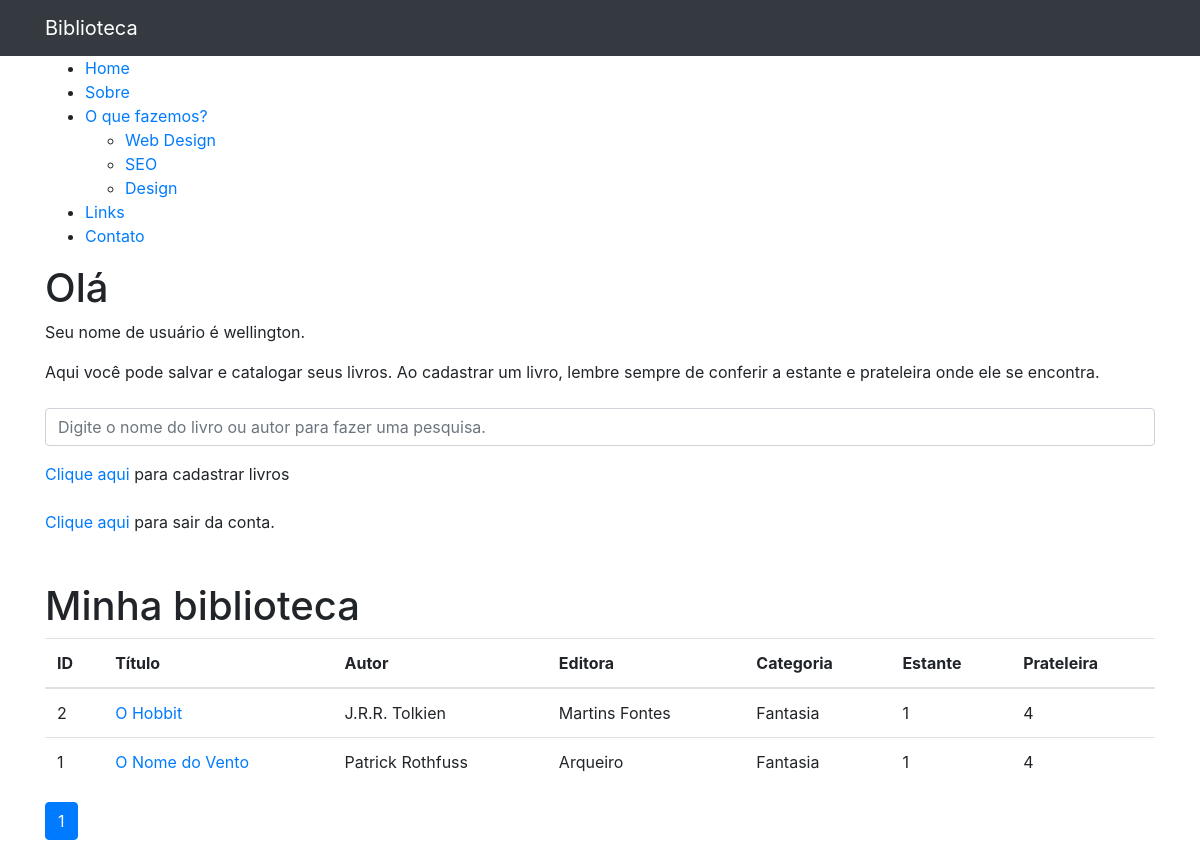
Page /dashboard/ (signed in) on the earlier database version.
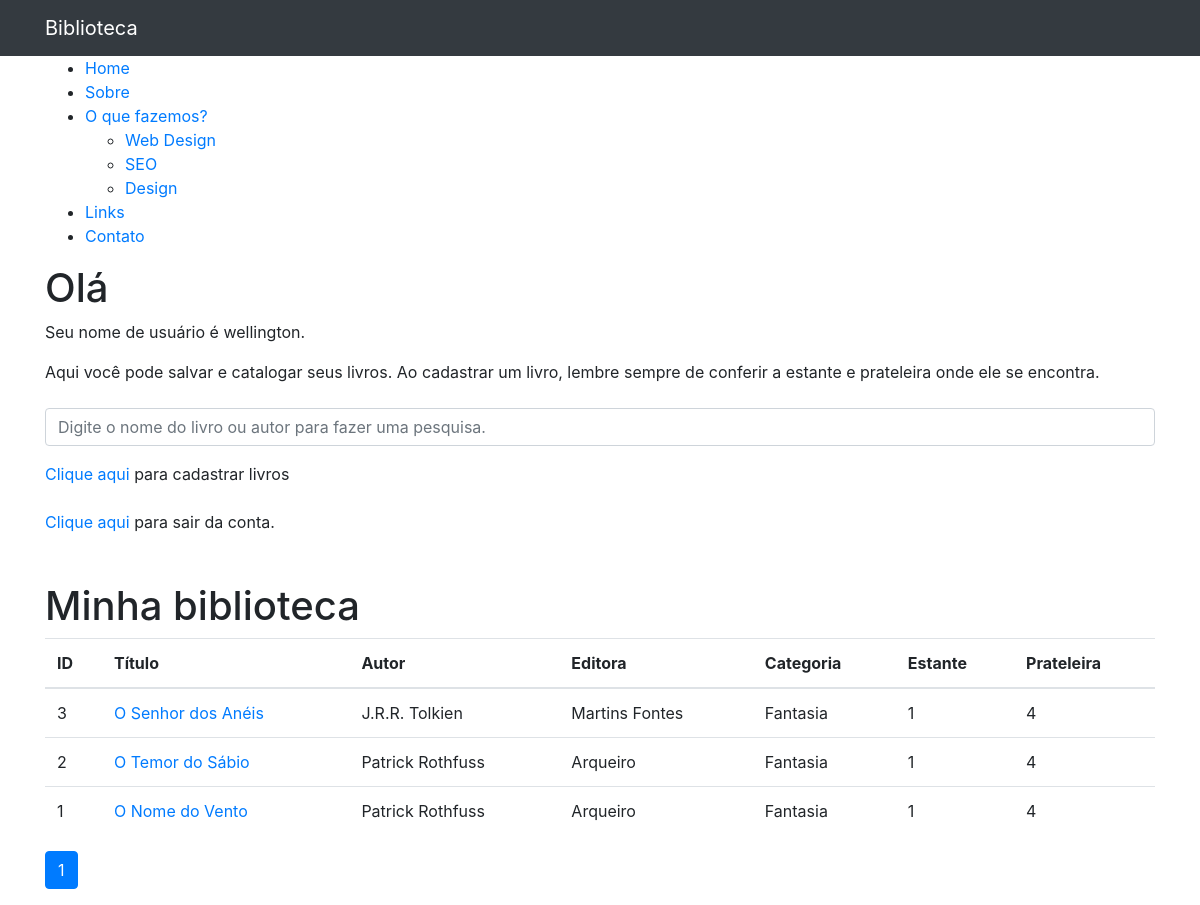
Same page on the later database version.
### contas/models.py (models this page shows, shortened)
class Livro(models.Model):
    titulo = models.CharField(max_length=150)
    autor = models.CharField(max_length=150)
    editora = models.CharField(max_length=100)
    descricao = models.TextField(blank=True)
    estante = models.IntegerField(default=0)
    prateleira = models.IntegerField(default=0)
    data_criacao = models.DateTimeField(default=timezone.now)
    categoria = models.ForeignKey(Categoria, on_delete=models.DO_NOTHING)
    mostrar = models.BooleanField(default=True)

class Categoria(models.Model):
    nome = models.CharField(max_length=100)
    def __str__(self):
        return self.nome

### contas/views.py (the view)
# urls.py: path('dashboard/', views.dashboard, name='dashboard'),
@login_required(redirect_field_name='login')
def dashboard(request):
    livros = Livro.objects.order_by('-id').filter(
        mostrar=True
    )
    paginator = Paginator(livros, 15)
    page = request.GET.get('p')
    livros = paginator.get_page(page)
    return render(request, 'contas/dashboard.html',
                  {'livros': livros})

### contas/templates/contas/dashboard.html (shortened to what this page needs)
{% extends 'base.html' %}
    {% block conteudo %}
{% if user.is_authenticated %}
    <h1 class="mt-3 mr-3">Olá {{ user.first_name }} {{ user.last_name }}</h1><p>
        Seu nome de usuário é {{user}}.
    </p>
    Aqui você pode salvar e catalogar seus livros.
    Ao cadastrar um livro, lembre sempre de conferir a estante e prateleira onde ele se encontra.
    <br>
    <br>
            <form method="get" action="{% url 'busca' %}">
              <div class="form-group row">
                <div class="col-12">
                  <input class="form-control"
                         type="search" value="{{ request.GET.termo }}"
                         id="search-input"
                         placeholder="Digite o nome do livro ou autor para fazer uma pesquisa."
                         name="termo">
                </div>
              </div>
            </form>
    <a href="{% url 'cadastrar_livro'%}">Clique aqui</a> para cadastrar livros
    <br>
    <br>
     <a href="{% url 'logout' %}">Clique aqui</a> para sair da conta.
    <h1 class="mt-5">Minha biblioteca</h1>
    <table class="table">
        <thead>
        <tr>
            <th>ID</th>
            <th>Título</th>
            <th>Autor</th>
            <th>Editora</th>
            <th>Categoria</th>
            <th>Estante</th>
            <th>Prateleira</th>
        </tr>
        </thead>
        <tbody>
        {% for livro in livros %}
        <tr>
                <td>{{ livro.id }}</td>
                <td>
                    <a href="{% url 'ver_livro' livro.id %}">{{ livro.titulo }}</a>
                </td>
                <td>{{livro.autor}}</td>
                <td>{{ livro.editora}}</td>
                <td>{{ livro.categoria }}</td>
                <td>{{ livro.estante }}</td>
                <td>{{ livro.prateleira }}</td>
            </tr>
        {% endfor %}
        </tbody>
    </table>
    <nav aria-label="Page navigation example">
      <ul class="pagination">
          {% for pagina in livros.paginator.page_range %}
            {% if livros.number == pagina %}
              <li class="page-item active">
                  <a class="page-link" href="?p={{ pagina }}&termo={{ request.GET.termo }}">{{pagina}}</a>
                </li>
            {%else%}
                <li class="page-item">
                  <a class="page-link" href="?p={{ pagina }}&termo={{ request.GET.termo }}">{{pagina}}</a>
                 </li>
            {%endif%}
          {%endfor %}
      </ul>
    </nav>
{%else%}
    <p>Para acessa a dashboard é preciso logar. <br>
        <a href="{% url 'login' %}">clique aqui</a> para fazer login.
        </p>
{%endif%}
{% endblock %}

### templates/base.html (shortened to what this page needs)
{% load static %}
<!DOCTYPE html>
<html lang="pt">
<head>
  {% include 'parciais/_head.html' %}
</head>
<body>
  {% include 'parciais/_nav.html' %}
  <div class="container">
    <div class="row">
      <div class="col-lg-12">
{% include 'parciais/_menu.html' %}
  {% block conteudo %} {%endblock%}
      </div>
    </div>
  </div>
</body>
</html>

### templates/parciais/_head.html (shortened to what this page needs)
{% load static %}
  <link href="{% static 'vendor/bootstrap/css/bootstrap.min.css'%}" rel="stylesheet">

### templates/parciais/_nav.html (shortened to what this page needs)
{% load static %}
  <nav class="navbar navbar-expand-lg navbar-dark bg-dark static-top">
    <div class="container">
      {% if not user.is_authenticated %}
            <a class="navbar-brand" href="{% url 'login' %}">Biblioteca</a>
      {%else%}
      <a class="navbar-brand" href="{% url 'dashboard' %}">Biblioteca</a>
      {%endif%}
    </div>
  </nav>

### templates/parciais/_menu.html
<ul class="menu">
        <li><a href="{% url 'dashboard' %}">Home</a></li>
        <li><a href="{% url 'sobre' %}">Sobre</a></li>
            <li><a href="#">O que fazemos?</a>
                <ul>
                      <li><a href="#">Web Design</a></li>
                      <li><a href="#">SEO</a></li>
                      <li><a href="#">Design</a></li>
                </ul>
            </li>
        <li><a href="#">Links</a></li>
        <li><a href="#">Contato</a></li>
</ul>

Differences in the rows shown:
added Livro: id "3", titulo "O Senhor dos Anéis", autor "J.R.R. Tolkien", editora "Martins Fontes", categoria "Fantasia", estante "1", prateleira "4"
changed Livro id 2: titulo "O Hobbit" → "O Temor do Sábio"; autor "J.R.R. Tolkien" → "Patrick Rothfuss"; editora "Martins Fontes" → "Arqueiro"
